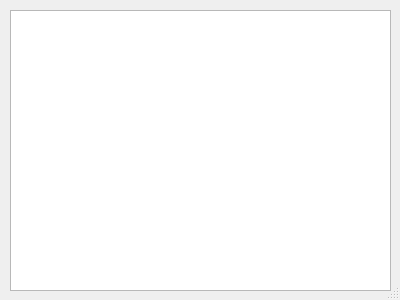
<?xml version="1.0" encoding="UTF-8"?>
<ui version="4.0">
 <class>Dialog</class>
 <widget class="QDialog" name="Dialog">
  <property name="geometry">
   <rect>
    <x>0</x>
    <y>0</y>
    <width>400</width>
    <height>300</height>
   </rect>
  </property>
  <property name="windowTitle">
   <string>Dialog</string>
  </property>
  <property name="sizeGripEnabled">
   <bool>true</bool>
  </property>
  <widget class="QTextBrowser" name="textBrowser">
   <property name="geometry">
    <rect>
     <x>10</x>
     <y>10</y>
     <width>381</width>
     <height>281</height>
    </rect>
   </property>
  </widget>
 </widget>
 <resources/>
 <connections/>
</ui>
